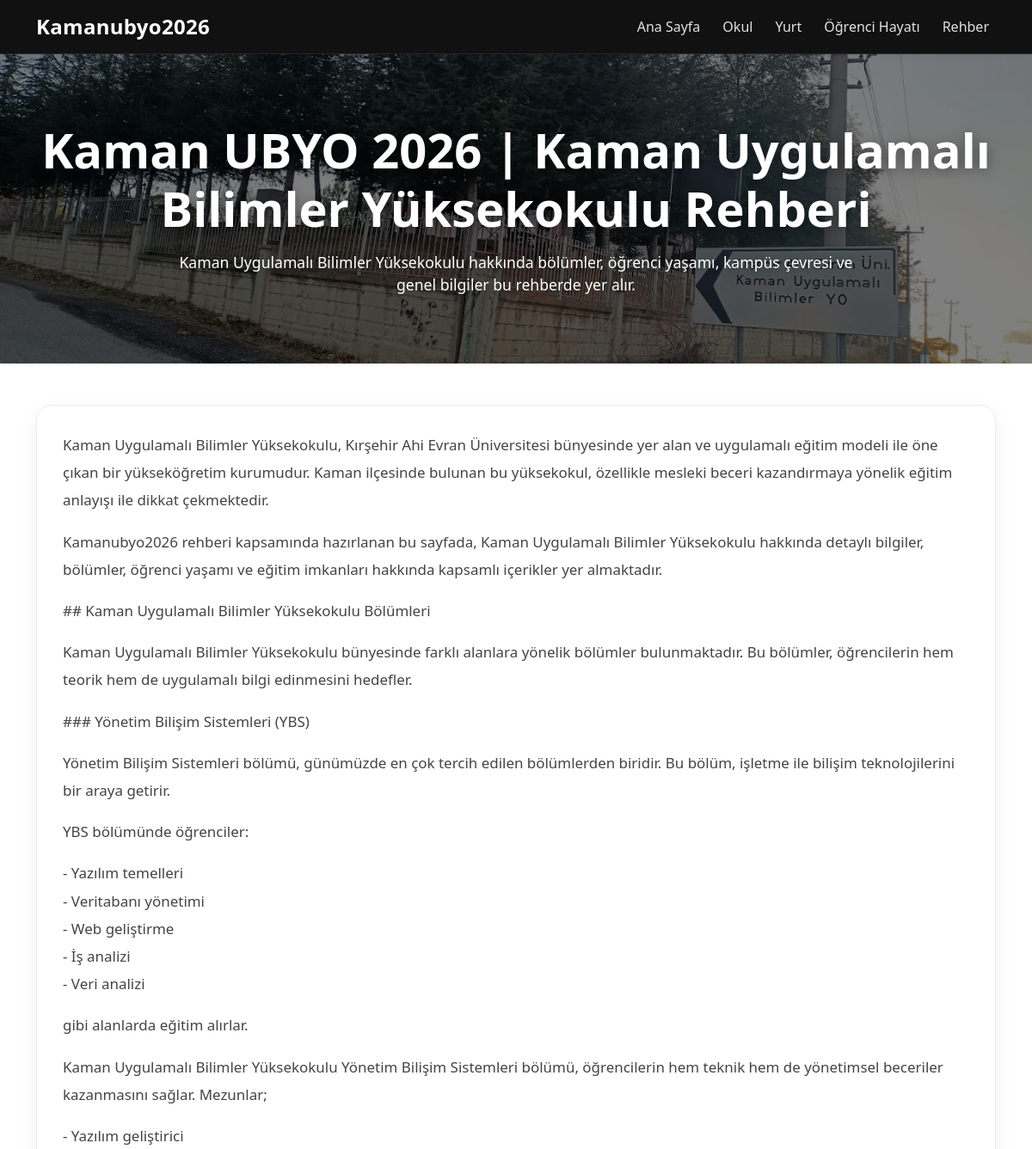
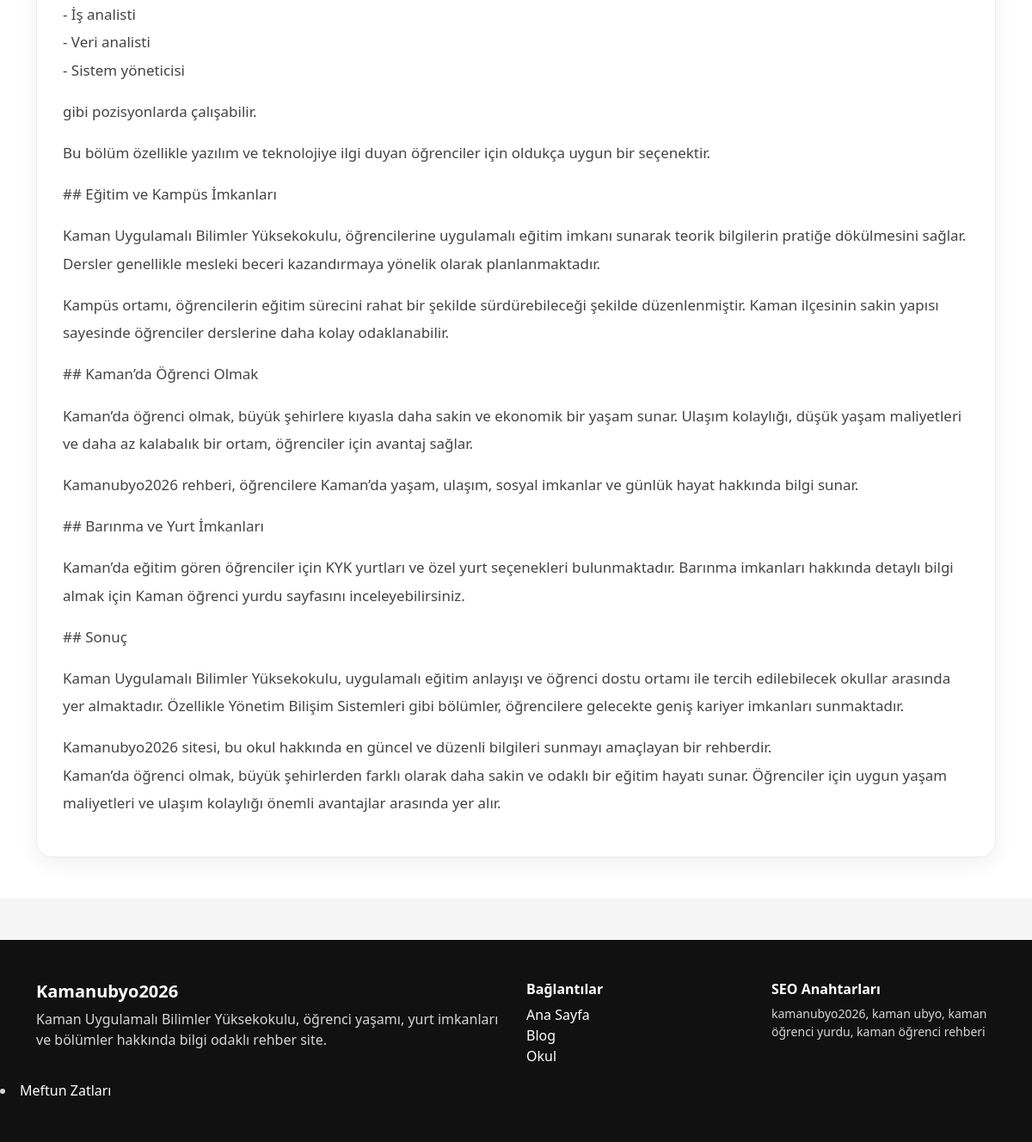
Screenshot of /sayfa/kaman-uygulamali-bilimler-yuksekokulu/ with the database file from the repository (2 pictures, top to bottom).
### core/models.py (models this page shows, shortened)
class Page(models.Model):
    title = models.CharField(max_length=200)
    slug = models.SlugField(unique=True, blank=True)
    hero_title = models.CharField(max_length=220, blank=True, null=True)
    hero_subtitle = models.TextField(blank=True, null=True)
    content = models.TextField()
    featured_image = models.ImageField(upload_to="pages/", blank=True, null=True)
    meta_title = models.CharField(max_length=255, blank=True, null=True)
    meta_description = models.CharField(max_length=320, blank=True, null=True)
    keywords = models.CharField(max_length=255, blank=True, null=True)
    is_homepage = models.BooleanField(default=False)
    is_published = models.BooleanField(default=True)
    created_at = models.DateTimeField(auto_now_add=True)
    class Meta:
        ordering = ['title']

### core/views.py (the view)
# urls.py: path('sayfa/<slug:slug>/', views.page_detail, name='page_detail'),
def page_detail(request, slug):
    page = get_object_or_404(Page, slug=slug, is_published=True)
    return render(request, "core/page_detail.html", {"page": page})

### core/context_processors.py (called while the page is built)
def site_settings(request):
    settings_obj = SiteSetting.objects.first()
    return {
        "site_settings": settings_obj
    }

### core/templates/core/page_detail.html (shortened to what this page needs)
{% extends 'core/base.html' %}
{% block content %}
<section class="inner-hero text-white position-relative"
    {% if page.featured_image %}
        style="background: linear-gradient(rgba(0,0,0,0.50), rgba(0,0,0,0.50)), url('{{ page.featured_image.url }}'); background-size: cover; background-position: center center; background-repeat: no-repeat;"
    {% else %}
        style="background: linear-gradient(135deg, #161616, #2a2a2a);"
    {% endif %}
>
    <div class="container py-5 text-center">
        <h1 class="display-4 fw-bold">{{ page.hero_title|default:page.title }}</h1>
        {% if page.hero_subtitle %}
        <p class="lead mt-3 mb-0">{{ page.hero_subtitle }}</p>
        {% endif %}
    </div>
</section>
<section class="py-5 bg-white">
    <div class="container">
        <div class="content-box">
            {{ page.content|linebreaks }}
        </div>
    </div>
</section>
{% endblock %}

### core/templates/core/base.html (shortened to what this page needs)
{% load static %}
<!DOCTYPE html>
<html lang="tr">
<head>
    <link href="https://cdn.jsdelivr.net/npm/bootstrap@5.3.3/dist/css/bootstrap.min.css" rel="stylesheet">
    <link rel="stylesheet" href="{% static 'css/style.css' %}">
</head>
<body>
    <nav class="navbar navbar-expand-lg navbar-dark shadow-sm sticky-top custom-navbar">
        <div class="container">
            <a class="navbar-brand fw-bold" href="/">
                {% if site_settings.site_name %}
                    {{ site_settings.site_name }}
                {% else %}
                    Kamanubyo2026
                {% endif %}
            </a>
            <div class="collapse navbar-collapse" id="mainMenu">
                <ul class="navbar-nav ms-auto mb-2 mb-lg-0 align-items-lg-center">
                    <li class="nav-item"><a class="nav-link" href="/">Ana Sayfa</a></li>
                    <li class="nav-item"><a class="nav-link" href="/sayfa/kaman-uygulamali-bilimler-yuksekokulu/">Okul</a></li>
                    <li class="nav-item"><a class="nav-link" href="/sayfa/kaman-ogrenci-yurdu/">Yurt</a></li>
                    <li class="nav-item"><a class="nav-link" href="/sayfa/kaman-ogrenci-hayati/">Öğrenci Hayatı</a></li>
                    <li class="nav-item"><a class="nav-link" href="/blog/">Rehber</a></li>
                </ul>
            </div>
        </div>
    </nav>
    {% block content %}{% endblock %}
    <footer class="site-footer py-5 mt-5">
        <div class="container">
            <div class="row g-4">
                <div class="col-md-6">
                    <h5 class="fw-bold">Kamanubyo2026</h5>
                    <p class="mb-0">
                        Kaman Uygulamalı Bilimler Yüksekokulu, öğrenci yaşamı, yurt imkanları ve bölümler hakkında bilgi odaklı rehber site.
                    </p>
                </div>
                <div class="col-md-3">
                    <h6>Bağlantılar</h6>
                    <ul class="list-unstyled">
                        <li><a href="/">Ana Sayfa</a></li>
                        <li><a href="/blog/">Blog</a></li>
                        <li><a href="/sayfa/kaman-uygulamali-bilimler-yuksekokulu/">Okul</a></li>
                    </ul>
                </div>
                <div class="col-md-3">
                    <h6>SEO Anahtarları</h6>
                    <p class="small mb-0">
                        kamanubyo2026, kaman ubyo, kaman öğrenci yurdu, kaman öğrenci rehberi
                    </p>
                </div>
            </div>
        </div>
        <li><a href="/sayfa/kirsehirde-meftun-zatlar/">Meftun Zatları</a></li>
    </footer>
</body>
</html>

### static/css/style.css (style rules this page uses)
body { font-family: "Segoe UI", Tahoma, Geneva, Verdana, sans-serif; background-color: #f5f5f5; color: #1a1a1a; }
.custom-navbar { background: #111111; border-bottom: 1px solid rgba(255, 255, 255, 0.08); }
.navbar-brand { color: #ffffff !important; font-weight: 700; font-size: 1.5rem; letter-spacing: 0.3px; }
.nav-link { color: rgba(255, 255, 255, 0.88) !important; font-weight: 500; margin-left: 10px; transition: 0.25s ease; }
.feature-box, .blog-card, .content-box { background: #ffffff; border-radius: 18px; padding: 30px; box-shadow: 0 8px 24px rgba(0, 0, 0, 0.06); transition: all 0.25s ease; border: 1px solid #ececec; }
.feature-box p, .blog-card p, .content-box p { color: #444444; }
.inner-hero { min-height: 360px; display: flex; align-items: center; justify-content: center; }
.inner-hero h1 { font-weight: 800; text-shadow: 0 3px 14px rgba(0, 0, 0, 0.38); }
.inner-hero p { text-shadow: 0 2px 8px rgba(0, 0, 0, 0.28); max-width: 820px; margin-left: auto; margin-right: auto; font-size: 1.1rem; }
.site-footer { background: #111111; color: #d6d6d6; }
.site-footer h5, .site-footer h6 { color: #ffffff; font-weight: 700; }
.site-footer a { color: #ffffff; text-decoration: none; }
.content-box { line-height: 1.9; font-size: 1.06rem; }

### rows the page displays
Page: featured_image (picture), hero_title "Kaman UBYO 2026 | Kaman Uygulamalı Bilimler Yüksekokulu Rehberi", hero_subtitle "Kaman Uygulamalı Bilimler Yüksekokulu hakkında bölümler, öğrenci yaşamı, kampüs çevresi ve genel bilgiler bu rehberde yer alır.", content "Kaman Uygulamalı Bilimler Yüksekokulu, Kırşehir Ahi Evran Üniversitesi bünyesinde yer alan ve uygulamalı eğitim modeli ile öne çıkan bir yükseköğretim kurumudur. Kaman ilçesinde bulunan bu yüksekokul, özellikle mesleki beceri kazandırmaya yönelik eğitim anlayışı ile dikkat çekmektedir. Kamanubyo2026 rehberi kapsamında hazırlanan bu sayfada, Kaman Uygulamalı Bilimler Yüksekokulu hakkında detaylı bilgiler, bölümler, öğrenci yaşamı ve eğitim imkanları hakkında kapsamlı içerikler yer almaktadır. ## Kaman Uygulamalı Bilimler Yüksekokulu Bölümleri Kaman Uygulamalı Bilimler Yüksekokulu bünyesinde farklı alanlara yönelik bölümler bulunmaktadır. Bu bölümler, öğrencilerin hem teorik hem de uygulamalı…"
